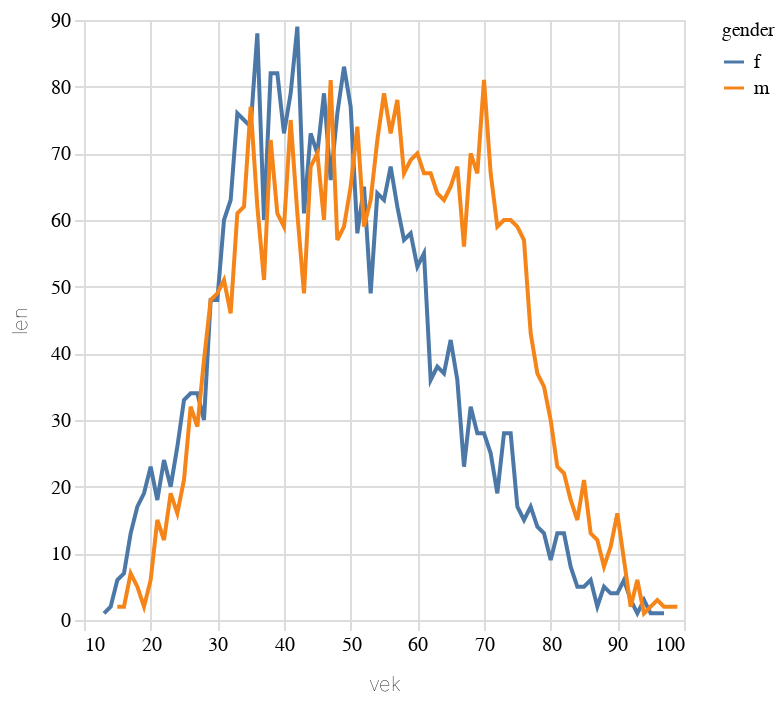

The notebook cell this image was saved under:
### Code cell
alt.Chart(cr2.filter(pl.col('gender').is_in(['m','f'])).to_pandas()).mark_line().encode(alt.X("vek"),alt.Y("len"),alt.Color("gender"))

### Figure 1 — Vega-Lite specification as saved in the notebook (floating-point values rounded to 4 significant figures; data arrays with more than 128 entries replaced by an {"elided": "..."} marker saying what was removed)
{"config": {"title": {"font": "Noticia Text", "fontSize": 14, "anchor": "start", "lineHeight": 21, "fontWeight": "bolder", "subtitleFont": "Noticia Text", "subtitleFontSize": 12, "subtitlePadding": 12, "dy": -12}, "axis": {"labelFont": "Asap", "titleFont": "Asap", "fontWeight": "lighter", "titleFontWeight": "lighter", "labelFontSize": 10, "titleFontSize": 10, "labelPadding": 2, "titlePadding": 10, "domainOpacity": 0, "tickColor": "#DCDDD6"}, "legend": {"labelFont": "Asap", "labelFontWeight": "normal", "titleFont": "Asap", "titleFontWeight": "normal", "labelFontSize": 10, "titleFontSize": 10}}, "data": {"name": "data-045789f34f40185f375cfb9b62f3a04f"}, "mark": {"type": "line"}, "encoding": {"color": {"field": "gender", "type": "nominal"}, "x": {"field": "vek", "type": "quantitative"}, "y": {"field": "len", "type": "quantitative"}}, "$schema": "https://vega.github.io/schema/vega-lite/v5.8.0.json", "datasets": {"data-045789f34f40185f375cfb9b62f3a04f": {"elided": "170 records"}}}
